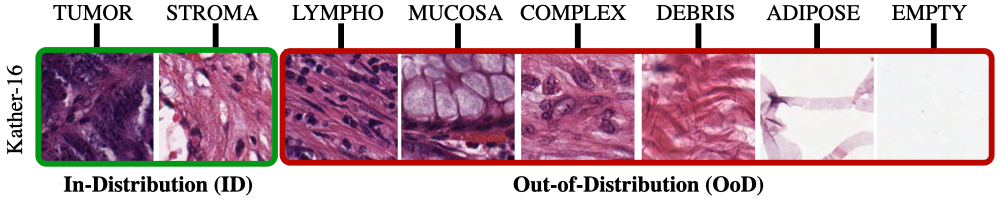
#> input picture data/data_lab_03/part_01/k16.png, 1000 x 208 px, given in place of L1000843.jpg, which was not available
$ python visualize.py
#> lines starting #> are read from the running program, lines starting #| are printed output that depends on the picture; pictures that were not available may be replaced by others from this repository, and a replacement may not be noted
### Project/tile_image.py
#!/usr/bin/env python3
"""
tile_image.py — split an image into small (~75x75 px) chunks.

Two modes:
  adaptive (default) : pick a grid so every tile is as close to the target
                       size as possible. Tile sizes vary by +/-1 px so the
                       grid covers the image EXACTLY -- no padding, no ragged
                       sliver tiles at the edges.
  fixed              : every tile is exactly --size px. The right/bottom edge
                       is handled by --edge: 'partial' keeps undersized tiles,
                       'pad' pads them to full size, 'drop' discards them.

Each run also writes manifest.json describing the grid and the pixel bounding
box of every tile in the original image, so tiles can be mapped back to
image coordinates (or reassembled) later in a pipeline.

Usage:
    python tile_image.py input.jpg
    python tile_image.py input.jpg -o tiles/ --size 75
    python tile_image.py input.jpg --mode fixed --edge pad
    python tile_image.py *.jpg -o tiles/        # batch
"""

import argparse
import json
import os
import sys
from pathlib import Path

from PIL import Image


def _split_lengths(total, target):
    """
    Split `total` pixels into n contiguous segments whose lengths are all
    within 1 px of each other and as close to `target` as possible.

    Returns a list of integer lengths that sum exactly to `total`.
    """
    # Choose the segment count that gets us closest to the target size.
    n = max(1, round(total / target))
    base, remainder = divmod(total, n)
    # `remainder` segments get one extra pixel; the rest get `base`.
    return [base + 1 if i < remainder else base for i in range(n)]


def _offsets(lengths):
    """Convert a list of segment lengths into (start, length) pairs."""
    out = []
    pos = 0
    for L in lengths:
        out.append((pos, L))
        pos += L
    return out


def compute_grid(width, height, target, mode, edge):
    """
    Return two lists of (start, length) pairs: one for the x axis, one for y.
    """
    if mode == "adaptive":
        xs = _offsets(_split_lengths(width, target))
        ys = _offsets(_split_lengths(height, target))
        return xs, ys

    # fixed mode
    xs, ys = [], []
    for axis_total, store in ((width, xs), (height, ys)):
        pos = 0
        while pos < axis_total:
            length = min(target, axis_total - pos)
            if length < target and edge == "drop":
                break
            store.append((pos, length))
            pos += target
    return xs, ys


def tile_image(path, out_root, target, mode, edge, fmt):
#> called with path = '/mnt/user-data/uploads/L1000843.jpg', out_root = 'tiles', target = 75, mode = 'adaptive', edge = 'partial', fmt = 'png'
    path = Path(path)
    img = Image.open(path)
#> img is the input picture: PIL image 1000x208 RGBA; mean R, G, B, A 197.5, 168.9, 180.6, 255
    if img.mode not in ("RGB", "RGBA", "L"):
        img = img.convert("RGB")
    width, height = img.size
#> width = 1000; height = 208

    xs, ys = compute_grid(width, height, target, mode, edge)
#> ys = [(0, 70), (70, 69), (139, 69)]

    out_dir = Path(out_root) / path.stem
    out_dir.mkdir(parents=True, exist_ok=True)

    n_rows, n_cols = len(ys), len(xs)
#> n_rows = 3; n_cols = 13
    row_pad = len(str(n_rows - 1))
#> row_pad = 1
    col_pad = len(str(n_cols - 1))
#> col_pad = 2

    tiles = []
    for r, (y0, th) in enumerate(ys):
        for c, (x0, tw) in enumerate(xs):
            crop = img.crop((x0, y0, x0 + tw, y0 + th))

            if mode == "fixed" and edge == "pad" and (tw < target or th < target):
                fill = 0 if img.mode == "L" else (0,) * len(img.getbands())
                padded = Image.new(img.mode, (target, target), fill)
                padded.paste(crop, (0, 0))
                crop = padded

            name = f"tile_r{r:0{row_pad}d}_c{c:0{col_pad}d}.{fmt}"
            crop.save(out_dir / name)
            tiles.append({
                "file": name,
                "row": r,
                "col": c,
                "x": x0,
                "y": y0,
                "width": tw,
                "height": th,
            })
#> this loop made 3 passes
#> pass 1, in tile_image, `crop.save(out_dir / name)`:
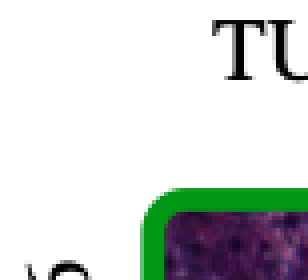
#> saved as tile_r0_c00.png: PIL image 77x70 RGBA (shown 4 times larger); mean R, G, B, A 212, 216.8, 214.4, 255
#> pass 1, in tile_image, `crop.save(out_dir / name)`:
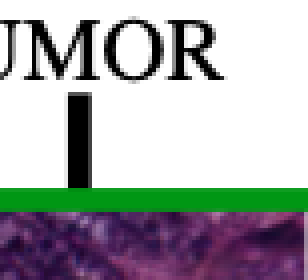
#> saved as tile_r0_c01.png: PIL image 77x70 RGBA (shown 4 times larger); mean R, G, B, A 170, 171.7, 173.2, 255
#> pass 1, in tile_image, `crop.save(out_dir / name)`:
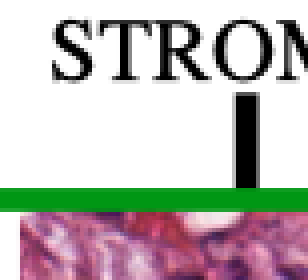
#> saved as tile_r0_c02.png: PIL image 77x70 RGBA (shown 4 times larger); mean R, G, B, A 191.4, 186.9, 184.7, 255
#> pass 1, in tile_image, `crop.save(out_dir / name)`:
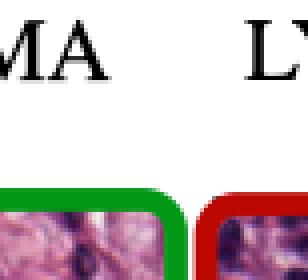
#> saved as tile_r0_c03.png: PIL image 77x70 RGBA (shown 4 times larger); mean R, G, B, A 206.8, 196.7, 196, 255
#> after the loop:
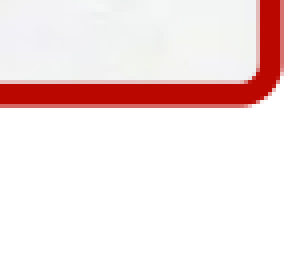
#> crop: PIL image 76x69 RGBA (shown 4 times larger); mean R, G, B, A 245.1, 227.9, 227.1, 255
#> after the loop, tiles = 39 items

    manifest = {
        "source": path.name,
        "source_size": {"width": width, "height": height},
        "mode": mode,
        "target_size": target,
        "grid": {"rows": n_rows, "cols": n_cols},
        "tile_count": len(tiles),
        "tiles": tiles,
    }
    with open(out_dir / "manifest.json", "w") as fh:
        json.dump(manifest, fh, indent=2)

    print(f"{path.name}: {len(tiles)} tiles ({n_cols}x{n_rows}) -> {out_dir}/")
#| L1000843.jpg: 39 tiles (13x3) -> tiles/L1000843/
    return manifest


# [33 lines left out: function main, not called in this run]


# [2 lines that do not run on import are left out]

### Project/visualize.py
#!/usr/bin/env python3
"""
visualize.py — see the tiling produced by tile_image.py.

Two views:
  draw_grid(...)    overlays the tile grid on the original image so you can
                    see HOW it was cut.
  tile_montage(...) lays the actual tiles out with gutters so you can see the
                    individual chunks (optionally just a row/col sub-range,
                    since a full image is ~1800 tiles).

Both read the manifest.json that tile_image.py writes, so they stay in sync
with whatever mode/size you tiled with. Each returns a matplotlib Figure:
call .savefig(...) in a script, or plt.show() if you run locally.
"""

from pathlib import Path
import json

import matplotlib
matplotlib.use("Agg")  # script-safe backend; remove for interactive plt.show()
import matplotlib.pyplot as plt
from matplotlib.patches import Rectangle
from PIL import Image


def load_manifest(tile_dir):
    """Load the manifest.json from a tile output folder."""
    with open(Path(tile_dir) / "manifest.json") as fh:
        return json.load(fh)


def draw_grid(source_image, tile_dir, every=1, linewidth=0.5):
    """
    Overlay the tile grid on the original image.

    source_image : path to the ORIGINAL image that was tiled
    tile_dir     : the folder tile_image.py wrote (contains manifest.json)
    every        : draw every Nth line (use >1 if lines are too dense to see)
    """
    manifest = load_manifest(tile_dir)
    img = Image.open(source_image)

    fig, ax = plt.subplots(figsize=(12, 12 * img.height / img.width))
    ax.imshow(img)

    # Vertical lines at unique tile x-starts; horizontal at unique y-starts.
    xs = sorted({t["x"] for t in manifest["tiles"]})
    ys = sorted({t["y"] for t in manifest["tiles"]})
    for x in xs[::every]:
        ax.axvline(x, color="red", linewidth=linewidth, alpha=0.7)
    for y in ys[::every]:
        ax.axhline(y, color="red", linewidth=linewidth, alpha=0.7)

    g = manifest["grid"]
    ax.set_title(f"{manifest['source']} — {g['cols']}x{g['rows']} "
                 f"= {manifest['tile_count']} tiles ({manifest['mode']})")
    ax.set_xlim(0, img.width)
    ax.set_ylim(img.height, 0)
    fig.tight_layout()
    return fig


def tile_montage(tile_dir, rows=None, cols=None, gutter=4, max_tiles=400):
    """
    Lay the actual saved tiles out in a grid with gutters between them.

    rows, cols : optional (start, end) tuples to show only a sub-range —
                 recommended, since a full image is hundreds of tiles.
    gutter     : pixels of padding drawn between tiles.
    max_tiles  : safety cap; raise if you really want a huge montage.
    """
    manifest = load_manifest(tile_dir)
    tile_dir = Path(tile_dir)

    r0, r1 = rows if rows else (0, manifest["grid"]["rows"])
    c0, c1 = cols if cols else (0, manifest["grid"]["cols"])
    sel = [t for t in manifest["tiles"]
           if r0 <= t["row"] < r1 and c0 <= t["col"] < c1]

    if not sel:
        raise ValueError("no tiles in that row/col range")
    if len(sel) > max_tiles:
        raise ValueError(f"{len(sel)} tiles exceeds max_tiles={max_tiles}; "
                         "narrow the rows/cols range or raise the cap")

    n_rows, n_cols = r1 - r0, c1 - c0
    cell = manifest["target_size"] + gutter
    canvas = Image.new("RGB",
                       (n_cols * cell + gutter, n_rows * cell + gutter),
                       (40, 40, 40))
    for t in sel:
        tile = Image.open(tile_dir / t["file"])
        x = (t["col"] - c0) * cell + gutter
        y = (t["row"] - r0) * cell + gutter
        canvas.paste(tile, (x, y))

    fig, ax = plt.subplots(figsize=(min(14, n_cols), min(14, n_rows)))
    ax.imshow(canvas)
    ax.set_title(f"tiles rows {r0}:{r1}, cols {c0}:{c1}  ({len(sel)} tiles)")
    ax.axis("off")
    fig.tight_layout()
    return fig


if __name__ == "__main__":
    # Example: tile an image, then render both views.
    from tile_image import tile_image

    SRC = "/mnt/user-data/uploads/L1000843.jpg"
    OUT = "tiles"

    manifest = tile_image(SRC, OUT, target=75, mode="adaptive",
                          edge="partial", fmt="png")
#> manifest = 7 items
    tdir = Path(OUT) / Path(SRC).stem

    draw_grid(SRC, tdir, every=2).savefig("grid_overlay.png", dpi=120)
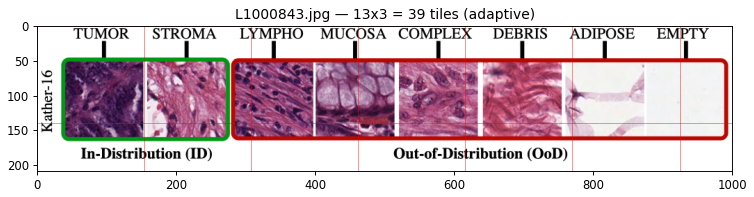
#> figure drawn by matplotlib, 1 panel
    tile_montage(tdir, rows=(12, 22), cols=(0, 14)).savefig(
        "tile_montage.png", dpi=120)
#> (the run stopped early here; a loop or call above may not have finished)
